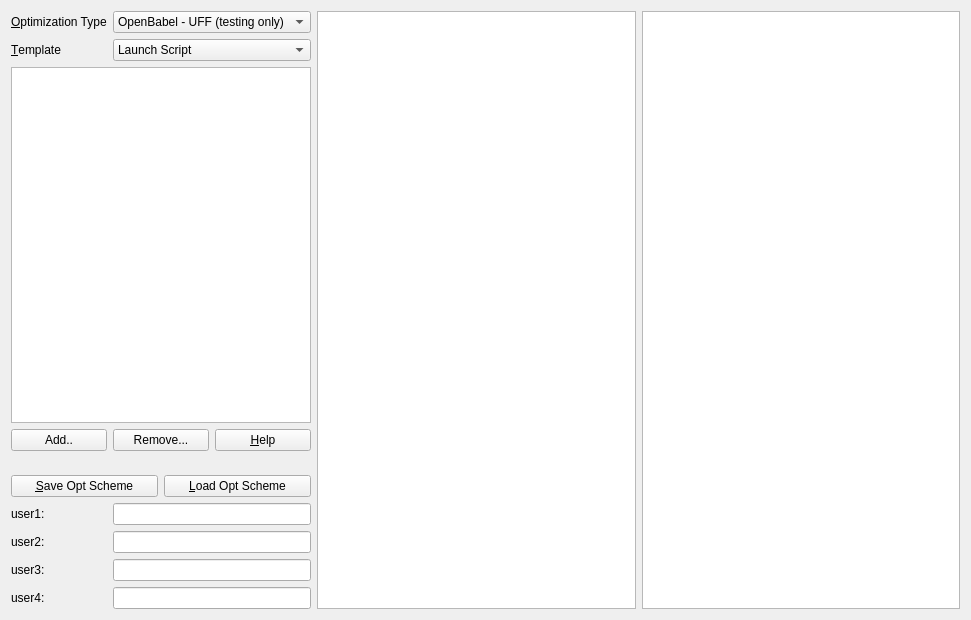
<?xml version="1.0" encoding="UTF-8"?>
<ui version="4.0">
 <class>Tab_Edit</class>
 <widget class="QWidget" name="Tab_Edit">
  <property name="geometry">
   <rect>
    <x>0</x>
    <y>0</y>
    <width>971</width>
    <height>620</height>
   </rect>
  </property>
  <property name="windowTitle">
   <string>Form</string>
  </property>
  <layout class="QGridLayout" name="gridLayout">
   <item row="2" column="0" colspan="4">
    <widget class="QListWidget" name="list_opt"/>
   </item>
   <item row="0" column="4" rowspan="14">
    <widget class="QTextEdit" name="edit_edit"/>
   </item>
   <item row="1" column="0">
    <widget class="QLabel" name="label_15">
     <property name="text">
      <string>&amp;Template</string>
     </property>
     <property name="buddy">
      <cstring>combo_template</cstring>
     </property>
    </widget>
   </item>
   <item row="1" column="1" colspan="3">
    <widget class="QComboBox" name="combo_template">
     <item>
      <property name="text">
       <string>Launch Script</string>
      </property>
     </item>
     <item>
      <property name="text">
       <string>INCAR</string>
      </property>
     </item>
     <item>
      <property name="text">
       <string>POTCAR</string>
      </property>
     </item>
     <item>
      <property name="text">
       <string>KPOINTS</string>
      </property>
     </item>
    </widget>
   </item>
   <item row="10" column="0">
    <widget class="QLabel" name="label">
     <property name="text">
      <string>user1:</string>
     </property>
    </widget>
   </item>
   <item row="11" column="0">
    <widget class="QLabel" name="label_2">
     <property name="text">
      <string>user2:</string>
     </property>
    </widget>
   </item>
   <item row="12" column="0">
    <widget class="QLabel" name="label_3">
     <property name="text">
      <string>user3:</string>
     </property>
    </widget>
   </item>
   <item row="13" column="0">
    <widget class="QLabel" name="label_4">
     <property name="text">
      <string>user4:</string>
     </property>
    </widget>
   </item>
   <item row="10" column="1" colspan="3">
    <widget class="QLineEdit" name="edit_user1"/>
   </item>
   <item row="11" column="1" colspan="3">
    <widget class="QLineEdit" name="edit_user2"/>
   </item>
   <item row="12" column="1" colspan="3">
    <widget class="QLineEdit" name="edit_user3"/>
   </item>
   <item row="13" column="1" colspan="3">
    <widget class="QLineEdit" name="edit_user4"/>
   </item>
   <item row="0" column="6" rowspan="14">
    <widget class="QListWidget" name="list_POTCARs"/>
   </item>
   <item row="0" column="0">
    <widget class="QLabel" name="label_5">
     <property name="text">
      <string>&amp;Optimization Type</string>
     </property>
     <property name="buddy">
      <cstring>combo_optType</cstring>
     </property>
    </widget>
   </item>
   <item row="0" column="1" colspan="3">
    <widget class="QComboBox" name="combo_optType">
     <item>
      <property name="text">
       <string>OpenBabel - UFF (testing only)</string>
      </property>
     </item>
     <item>
      <property name="text">
       <string>ADF</string>
      </property>
     </item>
     <item>
      <property name="text">
       <string>GULP</string>
      </property>
     </item>
    </widget>
   </item>
   <item row="3" column="0" rowspan="2" colspan="4">
    <layout class="QHBoxLayout" name="horizontalLayout">
     <item>
      <widget class="QPushButton" name="push_add">
       <property name="text">
        <string>Add..</string>
       </property>
      </widget>
     </item>
     <item>
      <widget class="QPushButton" name="push_remove">
       <property name="text">
        <string>Remove...</string>
       </property>
      </widget>
     </item>
     <item>
      <widget class="QPushButton" name="push_help">
       <property name="text">
        <string>&amp;Help</string>
       </property>
      </widget>
     </item>
    </layout>
   </item>
   <item row="8" column="0" rowspan="2" colspan="4">
    <layout class="QHBoxLayout" name="horizontalLayout_2">
     <item>
      <widget class="QPushButton" name="push_saveScheme">
       <property name="text">
        <string>&amp;Save Opt Scheme</string>
       </property>
      </widget>
     </item>
     <item>
      <widget class="QPushButton" name="push_loadScheme">
       <property name="text">
        <string>&amp;Load Opt Scheme</string>
       </property>
      </widget>
     </item>
    </layout>
   </item>
  </layout>
 </widget>
 <tabstops>
  <tabstop>combo_optType</tabstop>
  <tabstop>combo_template</tabstop>
  <tabstop>list_opt</tabstop>
  <tabstop>edit_user1</tabstop>
  <tabstop>edit_user2</tabstop>
  <tabstop>edit_user3</tabstop>
  <tabstop>edit_user4</tabstop>
  <tabstop>edit_edit</tabstop>
  <tabstop>list_POTCARs</tabstop>
 </tabstops>
 <resources/>
 <connections/>
</ui>
